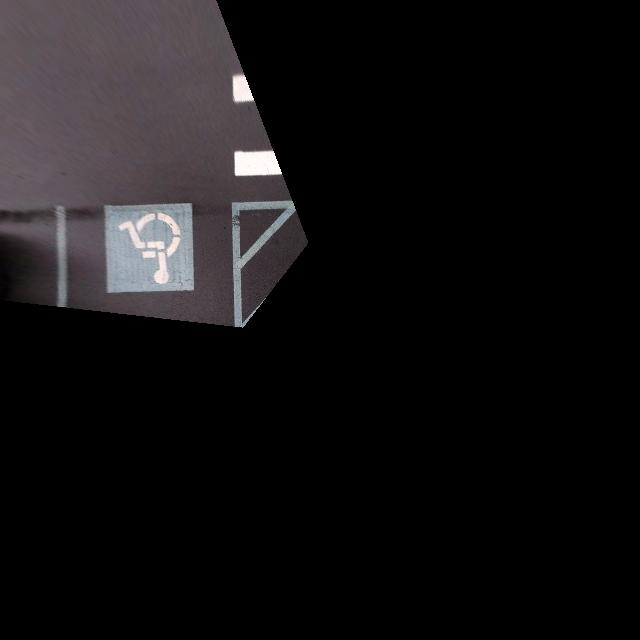
#> input picture data/test1.jpg, 640 x 640 px, found by its file name
$ python spline.py
#> lines starting #> are read from the running program, lines starting #| are printed output that depends on the picture; after the words box and inside, x2 and y2 are one past the last pixel; in counts of white or black regions, pixels touching at a corner belong together
#!/usr/bin/env python3
"""
Greg Marcil
CS280 UC Berkeley
Practice implementation of Burt and Adelson's "A Multiresolution Spline With
Application to Image Mosaics
"""

import numpy as np
import matplotlib
import matplotlib.pyplot as plt
import scipy
import scipy.ndimage as ndimage
import time
from PIL import Image
# import cv2


def im_reduce(img):
    '''
    Apply gaussian filter and drop every other pixel
    '''
    filter = 1.0 / 20 * np.array([1, 5, 8, 5, 1])
    lowpass = ndimage.filters.correlate1d(img, filter, 0)
    lowpass = ndimage.filters.correlate1d(lowpass, filter, 1)
    im_reduced = lowpass[::2, ::2, ...]
    return im_reduced


def im_expand(img, template):
    '''
    Re-expand a reduced image by interpolating according to gaussian kernel
    Include template parameter to match size, easy way to avoid off by 1 errors
    re-expanding a previous layer that may have had odd or even dimension
    '''
    # y_temp, x_temp = template.shape[:2]
    # im_expanded = np.zeros((y_temp, x_temp) + template.shape[2:], img.dtype)
    im_expanded = np.zeros(template.shape, img.dtype)
    im_expanded[::2, ::2, ...] = img

    filter = 1.0 / 10 * np.array([1, 5, 8, 5, 1])
    lowpass = ndimage.filters.correlate1d(
        im_expanded, filter, 0, mode="constant")
    lowpass = ndimage.filters.correlate1d(lowpass, filter, 1, mode="constant")
    return lowpass


def preprocess_images(im1, im2):
    '''
    Equalize image sizes and ensure odd x,y dimensions
    '''
    y1, x1, _ = im1.shape
    y2, x2, _ = im2.shape
    ''' Use dimensions of smaller image '''
    x = min(x1, x2)
    y = min(y1, y2)
    im1 = trim_image(im1, y, x)
    im2 = trim_image(im2, y, x)
    im1 = np.uint32(im1)
    im2 = np.uint32(im2)
    return im1, im2


def trim_image(im, y, x):
    '''
    Trim image to (y,x) symmetrically
    '''
    y0, x0, _ = im.shape
    y_diff = max(y0 - y, 0)
    x_diff = max(x0 - x, 0)
    ''' remove odd pixels from left/top edge '''
    y_left = y_diff // 2 + y_diff % 2
    y_right = y_diff // 2
    x_left = x_diff // 2 + x_diff % 2
    x_right = x_diff // 2
    return im[y_left:y0 - y_right, x_left:x0 - x_right]


def gaussian_pyramid(image, layers=7):
    '''
    pyramid of increasingly strongly low-pass filtered images,
    shrunk 2x h and w each layer
    '''
    pyr = [image]
    temp_img = image
    for i in range(layers):
        temp_img = im_reduce(temp_img)
        pyr.append(temp_img)
    return pyr


def laplacian_pyramid(gaussian_pyramid):
    '''
    laplacian pyramid is a band-pass filter pyramid, calculated by the
    difference between subsequent gaussian pyramid layers, terminating with top
    layer of gaussian. Laplacian pyramid can be summed to give back original
    image
    '''
    pyr = []
    for i in range(len(gaussian_pyramid) - 1):
        g_k = gaussian_pyramid[i]
        g_k_plus_1 = gaussian_pyramid[i + 1]
        g_k_1_expand = im_expand(g_k_plus_1, g_k)
        laplacian = g_k - g_k_1_expand
        pyr.append(laplacian)

    pyr.append(gaussian_pyramid[-1])
    return pyr


def laplacian_collapse(pyr):
    '''
    Rejoin all levels of a laplacian pyramid. As the pyramid is a spanning set
    of band-pass filter outputs (all frequencies represented once and only
    once), joining all levels will give back the original image, modulo
    compression loss
    '''
    ''' Start with lowest pass data, top of pyramid '''
    partial_img = pyr[-1]
    for i in range(len(pyr) - 1):
        next_lowest = pyr[-2 - i]
        expanded_partial = im_expand(partial_img, next_lowest)
        partial_img = expanded_partial + next_lowest
    return partial_img


def laplacian_pyr_join(pyr1, pyr2):
    pyr = []
    for i in range(len(pyr1)):
        left = pyr1[i]
        right = pyr2[i]
        layer = np.zeros(left.shape, left.dtype) # uint32

        y, x, _ = left.shape # DEBUG

        if y % 2 == 1: # DEBUG x
            ''' odd width '''
            half = y // 2 # DEBUG x
            ''' assign halves '''
            # layer[:, :half, ...] = left[:, :half, ...]
            # layer[:, -half:, ...] = right[:, -half:, ...]
            layer[:half, :, ...] = left[:half, :, ...] # DEBUG, currently horizontal blending
            layer[-half:, :, ...] = right[-half:, :, ...]
            ''' blend center pixel '''
            ''' not sure why adding seems to work correctly here, should have to
            divide by 2 and average? But that produces bad white-out results.
            Needs some general debugging'''
            #layer[:, half, ...] = (left[:, half, ...] + right[:, half, ...])
            layer[half,: , ...] = (left[half, :, ...] + right[half, :, ...]) # DEBUG, currently horizontal blending
        else:
            ''' even width '''
            half = y // 2 # DEBUG x
            ''' assign halves '''
            # layer[:, :half, ...] = left[:, :half, ...]
            # layer[:, -half:, ...] = right[:, -half:, ...]
            layer[:half, :, ...] = left[:half, :, ...] # DEBUG, currently horizontal blending
            layer[-half:, :, ...] = right[-half:, :, ...]
        pyr.append(layer)
    return pyr


def plt_imshow(img):
    np.clip(img, 0, 255, out=img)
    img = np.uint8(img)
    plt.figure()
    plt.imshow(img)
    plt.show()
    return 0


def main():
    start = time.time()
    plt.ion()
    #im1 = matplotlib.image.imread('./data/test1.jpg')
    #im2 = matplotlib.image.imread('./data/test2.jpg')

    im1 = Image.open("test1.jpg")
#> im1 is the input picture: PIL image 640x640 RGB; mean R, G, B 19.5, 17.9, 18.9
    im2 = Image.open("test2.jpg")
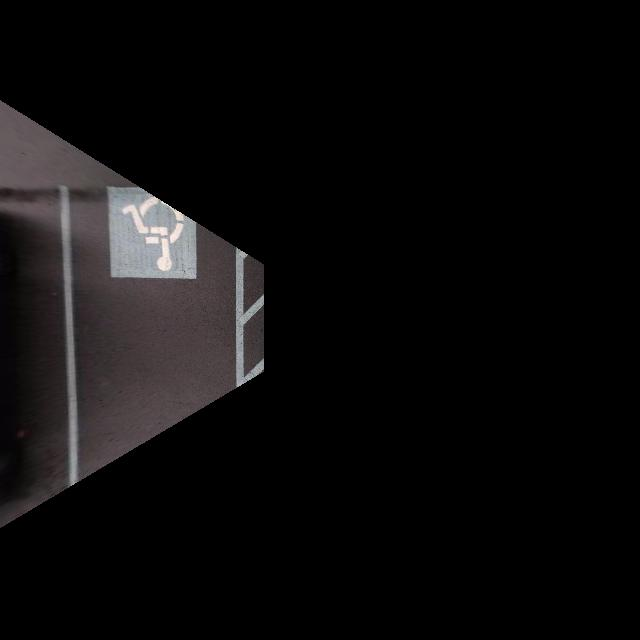
#> input picture data/test2.jpg, 640 x 640 px, found by its file name
#> im2 is the input picture: PIL image 640x640 RGB; mean R, G, B 13, 12, 12.2
    im1 = im1.rotate(5)
    im2 = im2.rotate(5)
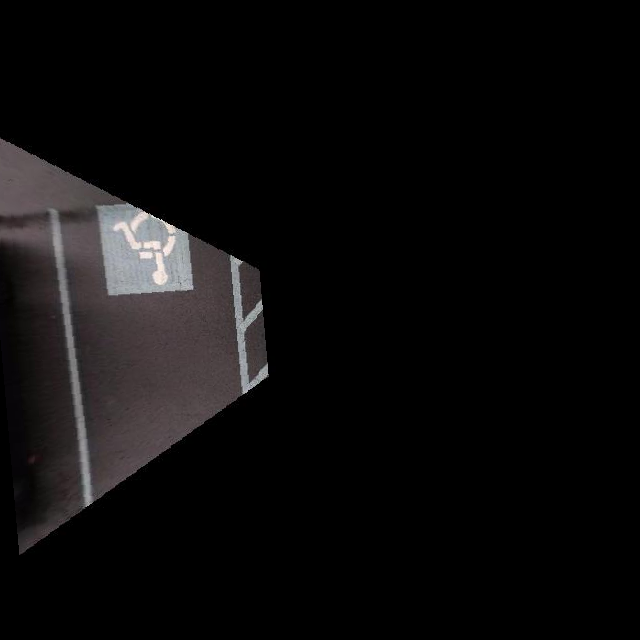
#> im2: PIL image 640x640 RGB; mean R, G, B 12.7, 11.7, 11.9
    im1 = np.array(im1)
    im2 = np.array(im2)

    im1, im2 = preprocess_images(im1, im2)
    #print(type(im1), type(im2))

    gp_1, gp_2 = [gaussian_pyramid(im) for im in [im1, im2]]
#> after the loop in gaussian_pyramid, `for i in range(layers):`: pyr = 8 items
#> gp_1 = 8 items; gp_2 = 8 items
    lp_1, lp_2 = [laplacian_pyramid(gp) for gp in [gp_1, gp_2]]
#> after the loop in laplacian_pyramid, `for i in range(len(gaussian_pyramid) - 1):`: pyr = 7 items
#> in laplacian_pyramid (call 2), `pyr = []`: pyr = []
#> the loop in laplacian_pyramid (call 2), `for i in range(len(gaussian_pyramid) - 1):` made 7 passes
#> pass 1, in laplacian_pyramid (call 2), `laplacian = g_k - g_k_1_expand`:
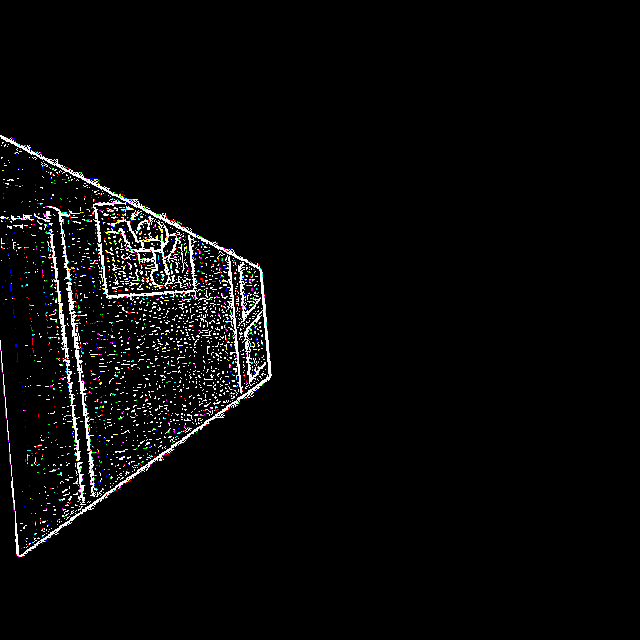
#> laplacian: shape (640, 640, 3) uint32; mean of channels 0, 1, 2 138642719, 137101312.3, 138820976.9; drawn with min black and max white
#> pass 2, in im_expand (call 9), `lowpass = ndimage.filters.correlate1d( im_expanded, filter, 0, mode="c..`:
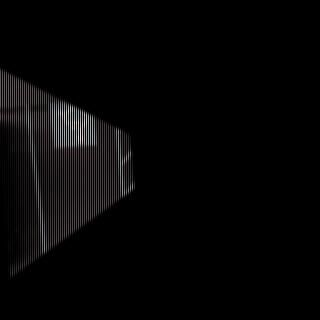
#> lowpass: shape (320, 320, 3) uint32; mean of channels 0, 1, 2 6.2, 5.7, 5.8; drawn as R, G, B
#> after the loop in laplacian_pyramid (call 2), `for i in range(len(gaussian_pyramid) - 1):`: pyr = 7 items
#> lp_1 = 8 items; lp_2 = 8 items
    lp_join = laplacian_pyr_join(lp_1, lp_2)
#> the loop in laplacian_pyr_join, `for i in range(len(pyr1)):` made 8 passes
#> (y, x, half) on passes 1 to 8: (640, 640, 320), (320, 320, 160), (160, 160, 80), (80, 80, 40), (40, 40, 20), (20, 20, 10), (10, 10, 5), (5, 5, 2)
#> pass 3, in laplacian_pyr_join, `right = pyr2[i]`:
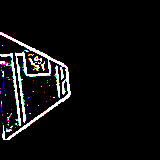
#> right: shape (160, 160, 3) uint32; mean of channels 0, 1, 2 247463936.3, 249644974.4, 257026949.4; drawn with min black and max white
#> lp_join = 8 items
    im_join = laplacian_collapse(lp_join)
#> the loop in laplacian_collapse, `for i in range(len(pyr) - 1):` made 7 passes
#> after the loop in laplacian_collapse, `for i in range(len(pyr) - 1):`:
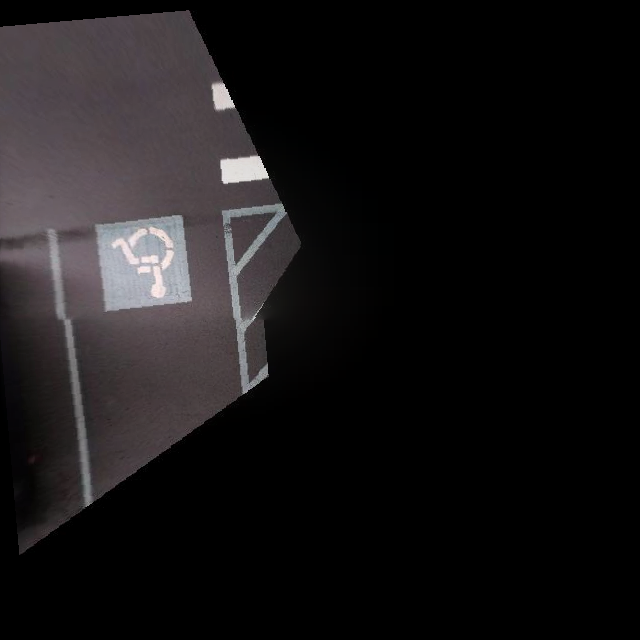
#> partial_img: shape (640, 640, 3) uint32; mean of channels 0, 1, 2 28.8, 26.4, 27.5; drawn with min black and max white

    np.clip(im_join, 0, 255, out=im_join)
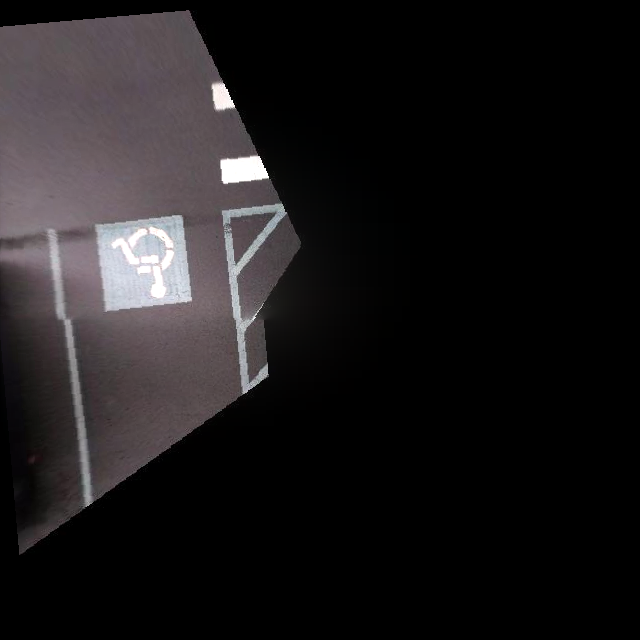
#> im_join: shape (640, 640, 3) uint32; 0.5% of pixels changed, all inside (x1, y1, x2, y2) = (112, 85, 269, 298); drawn as R, G, B

    im_join = np.uint8(im_join)
    end = time.time()
    print(end-start)

    plt.figure()
    plt.imshow(im_join)
    plt.show()

    plt.imsave('orapple.jpg', im_join)
    return 0


if __name__ == '__main__':
    main()
